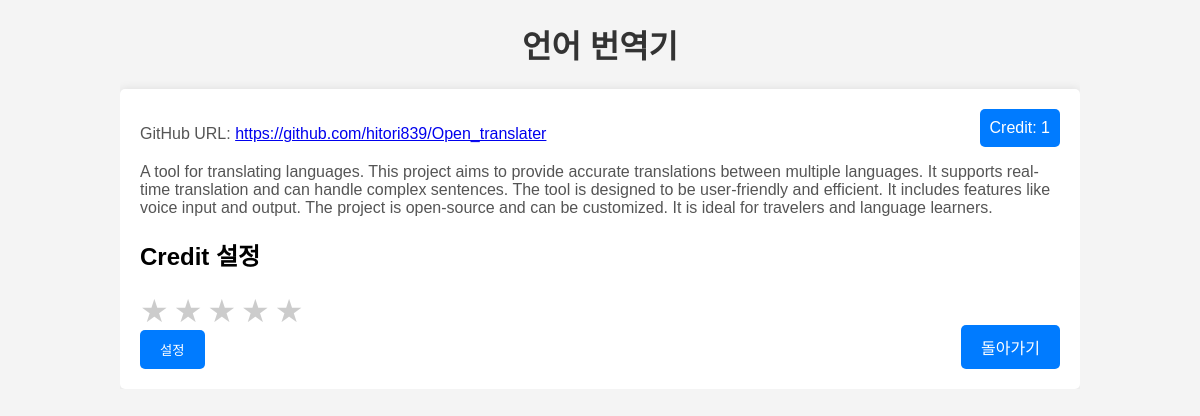
Screenshot of /언어 번역기/ with the database file from the repository.
### display/models.py (models this page shows)
class Proj(models.Model) :
    name = models.CharField(max_length=20)
    contents = models.CharField(max_length=300)
    githuburl = models.CharField(max_length=50)
    credit = models.IntegerField(default=0)

### display/views.py (the view)
# urls.py: path('<str:name>/', views.display_proj, name='proj_detail')
def display_proj(request, name):
    project = get_object_or_404(Proj, name=name)
    if request.method == 'POST':
        form = CreditForm(request.POST)
        if form.is_valid():
            project.credit = form.cleaned_data['credit']
            project.save()
            return redirect('proj_detail', name=project.name)
    else:
        form = CreditForm()
    return render(request, 'display/proj_detail.html', {'project': project, 'form': form})

### display/templates/display/proj_detail.html (shortened to what this page needs)
<!DOCTYPE html>
<html>
<head>
</head>
<body>
    <div class="container">
        <h1>{{ project.name }}</h1>
        <div class="project-details">
            <div class="credit">
                Credit: {{ project.credit }}
            </div>
            <p>GitHub URL: <a href="{{ project.githuburl }}">{{ project.githuburl }}</a></p>
            <div class="contents">
                <p>{{ project.contents }}</p>
            </div>
            <div class="credit-form">
                <h2>Credit 설정</h2>
                <form method="post">
                    <div class="stars">
                        <span class="star" onclick="selectStar(1)">&#9733;</span>
                        <span class="star" onclick="selectStar(2)">&#9733;</span>
                        <span class="star" onclick="selectStar(3)">&#9733;</span>
                        <span class="star" onclick="selectStar(4)">&#9733;</span>
                        <span class="star" onclick="selectStar(5)">&#9733;</span>
                    </div>
                    <button type="submit">설정</button>
                </form>
            </div>
            <a href="/" class="back-button">돌아가기</a>
        </div>
    </div>
</body>
</html>

### display/templates/display/proj_detail.html (style rules this page uses)
body { font-family: Arial, sans-serif; margin: 0; padding: 0; background-color: #f4f4f4; }
.container { width: 80%; margin: auto; overflow: hidden; position: relative; }
h1 { text-align: center; color: #333; }
.project-details { background: #fff; padding: 20px; border-radius: 5px; box-shadow: 0 0 10px rgba(0, 0, 0, 0.1); margin-top: 20px; position: relative; }
.project-details p { color: #555; }
.credit { position: absolute; top: 20px; right: 20px; background-color: #007BFF; color: white; padding: 10px; border-radius: 5px; }
.credit-form { margin-top: 20px; }
.credit-form button { background-color: #007BFF; color: white; border: none; padding: 10px 20px; border-radius: 5px; cursor: pointer; }
.contents { margin-top: 20px; }
.stars { display: flex; gap: 5px; }
.star { font-size: 2em; cursor: pointer; color: #ccc; }
.back-button { position: absolute; bottom: 20px; right: 20px; background-color: #007BFF; color: white; padding: 10px 20px; border-radius: 5px; cursor: pointer; text-decoration: none; }

### rows the page displays
Proj: name "언어 번역기", credit "1", githuburl "https://github.com/hitori839/Open_translater", contents "A tool for translating languages. This project aims to provide accurate translations between multiple languages. It supports real-time translation and can handle complex sentences. The tool is designed to be user-friendly and efficient. It includes features like voice input and output. The project is open-source and can be customized. It is ideal for travelers and language learners."
